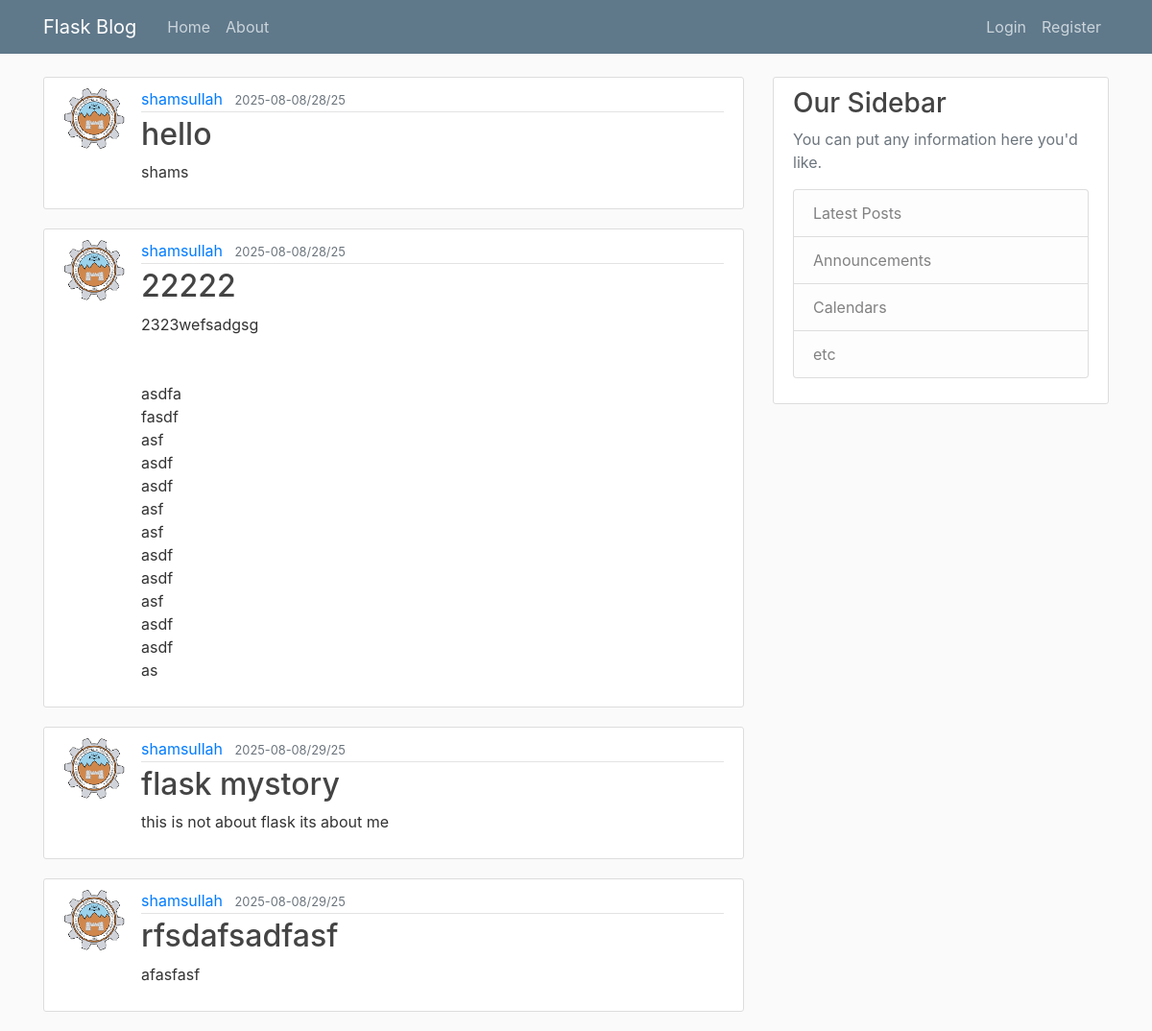
The page / on the database its author committed.
### app/models.py (models this page shows, shortened)
class Post(db.Model):
    id = db.Column(db.Integer, primary_key=True)
    title = db.Column(db.String(100), nullable=False)
    content = db.Column(db.Text, nullable=False)
    date_posted = db.Column(db.DateTime, nullable=False, default=datetime.utcnow)
    user_id = db.Column(db.Integer, db.ForeignKey('user.id'), nullable=False)  # link to User

class User(db.Model,UserMixin):
    id = db.Column(db.Integer, primary_key=True)
    username = db.Column(db.String(20), unique=True, nullable=False)
    email = db.Column(db.String(20), unique=True, nullable=False)
    password=db.Column(db.String(200),nullable=False)
    image_file=db.Column(db.String(20),nullable=False,default='default.jpg')
    posts = db.relationship('Post', backref='author', lazy=True)

### app/routes.py (the view)
@app.route("/")
def home():
    posts=Post.query.all()
    return render_template("home.html", title="posts", posts=posts)

### app/templates/home.html
{% extends"layout.html" %}
{% block content %}
{%for post in posts%}
   <article class="media content-section">
    <img class="rounded-circle article-img" src="{{url_for('static',filename='image/' + post.author.image_file)}}" alt="">
  <div class="media-body">
    <div class="article-metadata">
      <a class="mr-2" href="#">{{ post.author.username }}</a>
      <small class="text-muted">{{ post. date_posted.strftime('%Y-%m-%D') }}</small>
    </div>
    <h2><a class="article-title" href="{{url_for('post',post_id=post.id)}}">{{ post.title }}</a></h2>
    <p class="article-content">{{ post.content }}</p>
  </div>
</article>
{%endfor%}
{% endblock content %}

### app/templates/layout.html (shortened to what this page needs)
<!DOCTYPE html>
<html lang="en">
<head>
    <link rel="stylesheet" href="https://cdn.jsdelivr.net/npm/bootstrap@4.1.3/dist/css/bootstrap.min.css">
    <link rel="stylesheet" href="{{url_for('static', filename='main.css')}}">
</head>
<body>
    <header class="site-header">
  <nav class="navbar navbar-expand-md navbar-dark bg-steel fixed-top">
    <div class="container">
      <a class="navbar-brand mr-4" href="/">Flask Blog</a>
      <div class="collapse navbar-collapse" id="navbarToggle">
        <div class="navbar-nav mr-auto">
          <a class="nav-item nav-link" href="/">Home</a>
          <a class="nav-item nav-link" href="/about">About</a>
        </div>
        <div class="navbar-nav">
          {% if current_user.is_authenticated%}
          <a class="nav-item nav-link" href="/postss">create new post</a>
          <a class="nav-item nav-link" href="/logout">Logout</a>
          <a class="nav-item nav-link" href="/account">Account</a>
          {%else%}
          <a class="nav-item nav-link" href="/Logform">Login</a>
          <a class="nav-item nav-link" href="/Regform">Register</a>
          {%endif%}
        </div>
      </div>
    </div>
  </nav>
</header>
   <main role="main" class="container">
  <div class="row">
    <div class="col-md-8">
      {% block content %}{% endblock %}
    </div>
    <div class="col-md-4">
      <div class="content-section">
        <h3>Our Sidebar</h3>
        <p class='text-muted'>You can put any information here you'd like.
          <ul class="list-group">
            <li class="list-group-item list-group-item-light">Latest Posts</li>
            <li class="list-group-item list-group-item-light">Announcements</li>
            <li class="list-group-item list-group-item-light">Calendars</li>
            <li class="list-group-item list-group-item-light">etc</li>
          </ul>
        </p>
      </div>
    </div>
  </div>
</main>
</body>
</html>

### app/static/main.css (style rules this page uses)
body { background: #fafafa; color: #333333; margin-top: 5rem; }
h1, h2, h3, h4, h5, h6 { color: #444444; }
.bg-steel { background-color: #5f788a; }
.site-header .navbar-nav .nav-link { color: #cbd5db; }
.content-section { background: #ffffff; padding: 10px 20px; border: 1px solid #dddddd; border-radius: 3px; margin-bottom: 20px; }
.article-title { color: #444444; }
.article-content { white-space: pre-line; }
.article-img { height: 65px; width: 65px; margin-right: 16px; }
.article-metadata { padding-bottom: 1px; margin-bottom: 4px; border-bottom: 1px solid #e3e3e3 }

### rows shown on the page
Post: image_file (picture), author.username "shamsullah", date_posted "2025-08-08/28/25", title "hello", content "shams"
Post: image_file (picture), author.username "shamsullah", date_posted "2025-08-08/28/25", title "22222", content "2323wefsadgsg asdfa fasdf asf asdf asdf asf asf asdf asdf asf asdf asdf as"
Post: image_file (picture), author.username "shamsullah", date_posted "2025-08-08/29/25", title "flask mystory", content "this is not about flask its about me"
Post: image_file (picture), author.username "shamsullah", date_posted "2025-08-08/29/25", title "rfsdafsadfasf", content "afasfasf"
